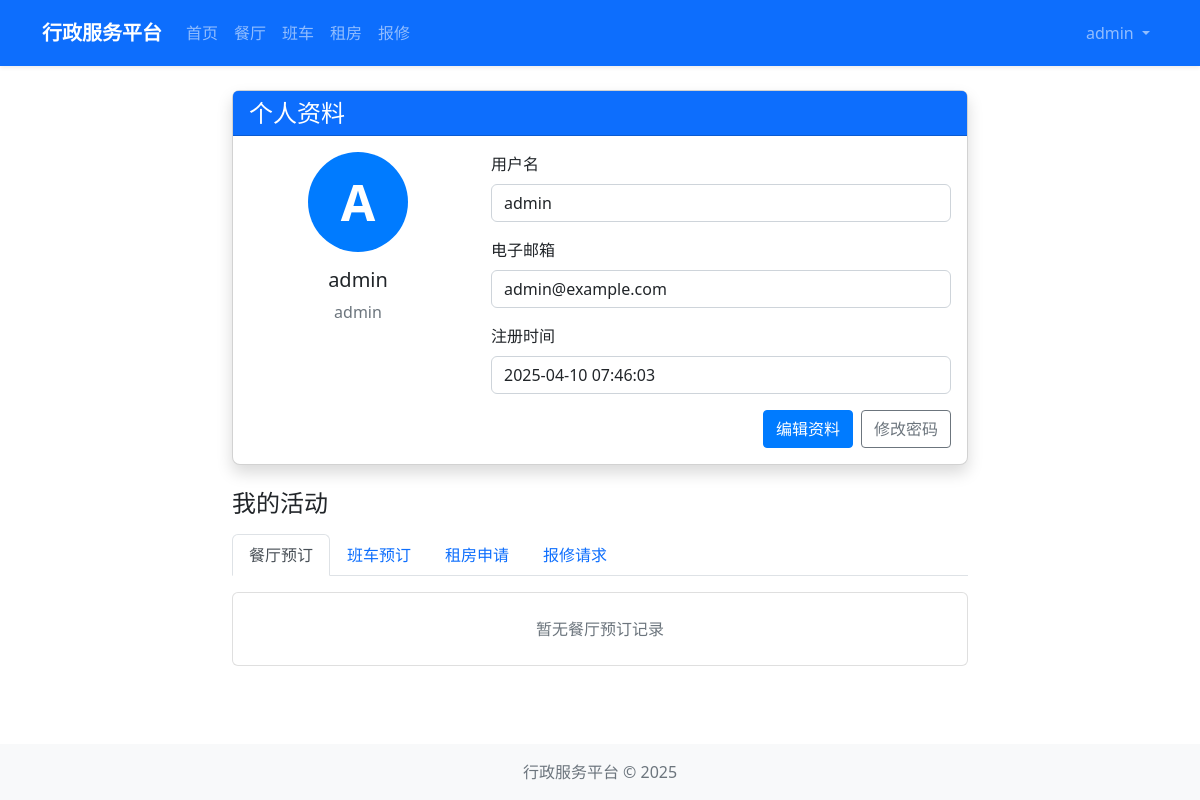
Page /auth/profile (signed in) on the committed database.
### models/user.py (models this page shows, shortened)
class User(UserMixin, db.Model):
    __tablename__ = 'users'
    id = db.Column(db.Integer, primary_key=True)
    username = db.Column(db.String(64), unique=True, nullable=False)
    email = db.Column(db.String(120), unique=True, nullable=False)
    password_hash = db.Column(db.String(128))
    role = db.Column(db.String(20), default='user')  # 'admin' or 'user'
    created_at = db.Column(db.DateTime, default=datetime.utcnow)
    def is_admin(self):
        return self.role == 'admin'

### routes/auth.py (the view)
@auth_bp.route('/profile')
@login_required
def profile():
    return render_template('auth/profile.html')

### extensions.py (called while the page is built)
def init_extensions(app):
    db.init_app(app)
    login_manager.init_app(app)
    csrf.init_app(app)
    login_manager.login_view = 'auth.login'
    from models.user import User
    @login_manager.user_loader
    def load_user(user_id):
        return User.query.get(int(user_id))

### templates/auth/profile.html (shortened to what this page needs)
{% extends "layout.html" %}
{% block content %}
<div class="row justify-content-center">
    <div class="col-md-8">
        <div class="card shadow mb-4">
            <div class="card-header bg-primary text-white">
                <h4 class="my-0">个人资料</h4>
            </div>
            <div class="card-body">
                <div class="row">
                    <div class="col-md-4 text-center mb-4">
                        <div class="avatar-circle mb-3">
                            <span class="initials">{{ current_user.username[0]|upper }}</span>
                        </div>
                        <h5>{{ current_user.username }}</h5>
                        <p class="text-muted">{{ current_user.role }}</p>
                    </div>
                    <div class="col-md-8">
                        <div class="mb-3">
                            <label class="form-label">用户名</label>
                            <input type="text" class="form-control" value="{{ current_user.username }}" readonly>
                        </div>
                        <div class="mb-3">
                            <label class="form-label">电子邮箱</label>
                            <input type="email" class="form-control" value="{{ current_user.email }}" readonly>
                        </div>
                        <div class="mb-3">
                            <label class="form-label">注册时间</label>
                            <input type="text" class="form-control" value="{{ current_user.created_at.strftime('%Y-%m-%d %H:%M:%S') }}" readonly>
                        </div>
                        <div class="d-grid gap-2 d-md-flex justify-content-md-end">
                            <a href="{{ url_for('auth.edit_profile') }}" class="btn btn-primary">编辑资料</a>
                            <a href="{{ url_for('auth.change_password') }}" class="btn btn-outline-secondary">修改密码</a>
                        </div>
                    </div>
                </div>
            </div>
        </div>
        <h4 class="mb-3">我的活动</h4>
        <ul class="nav nav-tabs mb-3" id="profileTabs" role="tablist">
            <li class="nav-item" role="presentation">
                <button class="nav-link active" id="reservations-tab" data-bs-toggle="tab" data-bs-target="#reservations" type="button" role="tab" aria-controls="reservations" aria-selected="true">餐厅预订</button>
            </li>
            <li class="nav-item" role="presentation">
                <button class="nav-link" id="shuttle-tab" data-bs-toggle="tab" data-bs-target="#shuttle" type="button" role="tab" aria-controls="shuttle" aria-selected="false">班车预订</button>
            </li>
            <li class="nav-item" role="presentation">
                <button class="nav-link" id="housing-tab" data-bs-toggle="tab" data-bs-target="#housing" type="button" role="tab" aria-controls="housing" aria-selected="false">租房申请</button>
            </li>
            <li class="nav-item" role="presentation">
                <button class="nav-link" id="repair-tab" data-bs-toggle="tab" data-bs-target="#repair" type="button" role="tab" aria-controls="repair" aria-selected="false">报修请求</button>
            </li>
        </ul>
        <div class="tab-content" id="profileTabsContent">
            <div class="tab-pane fade show active" id="reservations" role="tabpanel" aria-labelledby="reservations-tab">
                <div class="list-group">
                    <div class="list-group-item text-center text-muted py-4">
                        暂无餐厅预订记录
                    </div>
                </div>
            </div>
        </div>
    </div>
</div>
{% endblock %}

### templates/layout.html (shortened to what this page needs)
<!DOCTYPE html>
<html lang="zh-CN">
<head>
    <link href="https://cdn.jsdelivr.net/npm/bootstrap@5.2.3/dist/css/bootstrap.min.css" rel="stylesheet">
    <link rel="stylesheet" href="{{ url_for('static', filename='css/style.css') }}">
</head>
<body>
    <nav class="navbar navbar-expand-lg navbar-dark bg-primary">
        <div class="container">
            <a class="navbar-brand" href="{{ url_for('main.index') }}">行政服务平台</a>
            <div class="collapse navbar-collapse" id="navbarSupportedContent">
                <ul class="navbar-nav me-auto mb-2 mb-lg-0">
                    <li class="nav-item">
                        <a class="nav-link" href="{{ url_for('main.index') }}">首页</a>
                    </li>
                    <li class="nav-item">
                        <a class="nav-link" href="{{ url_for('restaurant.index') }}">餐厅</a>
                    </li>
                    <li class="nav-item">
                        <a class="nav-link" href="{{ url_for('shuttle.index') }}">班车</a>
                    </li>
                    <li class="nav-item">
                        <a class="nav-link" href="{{ url_for('housing.index') }}">租房</a>
                    </li>
                    <li class="nav-item">
                        <a class="nav-link" href="{{ url_for('repair.index') }}">报修</a>
                    </li>
                </ul>
                <ul class="navbar-nav ms-auto">
                    {% if current_user.is_authenticated %}
                        <li class="nav-item dropdown">
                            <a class="nav-link dropdown-toggle" href="#" id="navbarDropdown" role="button" data-bs-toggle="dropdown" aria-expanded="false">
                                {{ current_user.username }}
                            </a>
                        </li>
                    {% endif %}
                </ul>
            </div>
        </div>
    </nav>
    <main class="container mt-4 mb-4">
        {% block content %}{% endblock %}
    </main>
    <footer class="footer bg-light py-3 mt-auto">
        <div class="container text-center">
            <span class="text-muted">行政服务平台 &copy; {{ now.year }}</span>
        </div>
    </footer>
</body>
</html>

### static/css/style.css (style rules this page uses)
body { display: flex; flex-direction: column; min-height: 100vh; }
main { flex: 1; }
.footer { margin-top: auto; }
.card { border-radius: 0.5rem; box-shadow: 0 0.125rem 0.25rem rgba(0, 0, 0, 0.075); transition: all 0.3s ease; }
.avatar-circle { width: 80px; height: 80px; background-color: #007bff; text-align: center; border-radius: 50%; -webkit-border-radius: 50%; -moz-border-radius: 50%; margin: 0 auto; }
.initials { position: relative; top: 20px; font-size: 40px; line-height: 40px; color: #fff; font-weight: bold; }
.btn { border-radius: 0.25rem; padding: 0.375rem 0.75rem; font-weight: 500; }
.btn-primary { background-color: #007bff; border-color: #007bff; }
.navbar { padding: 0.8rem 1rem; box-shadow: 0 0.125rem 0.25rem rgba(0, 0, 0, 0.075); }
.navbar-brand { font-weight: 600; font-size: 1.25rem; }

### templates/auth/profile.html (style rules this page uses)
.avatar-circle { width: 100px; height: 100px; background-color: #007bff; text-align: center; border-radius: 50%; -webkit-border-radius: 50%; -moz-border-radius: 50%; margin: 0 auto; }
.initials { position: relative; top: 25px; font-size: 50px; line-height: 50px; color: #fff; font-weight: bold; }

### rows in the picture
User: username "admin", username "A", role "admin", email "admin@example.com", created_at "2025-04-10 07:46:03"
